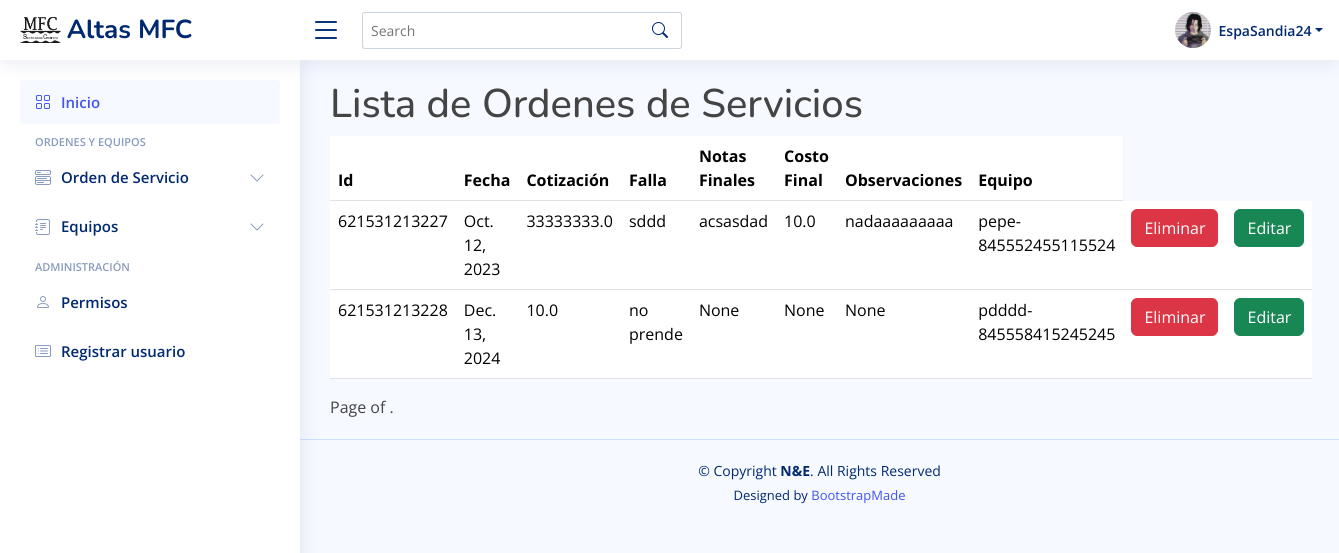
Page /servicios/ (signed in) on the earlier database version.
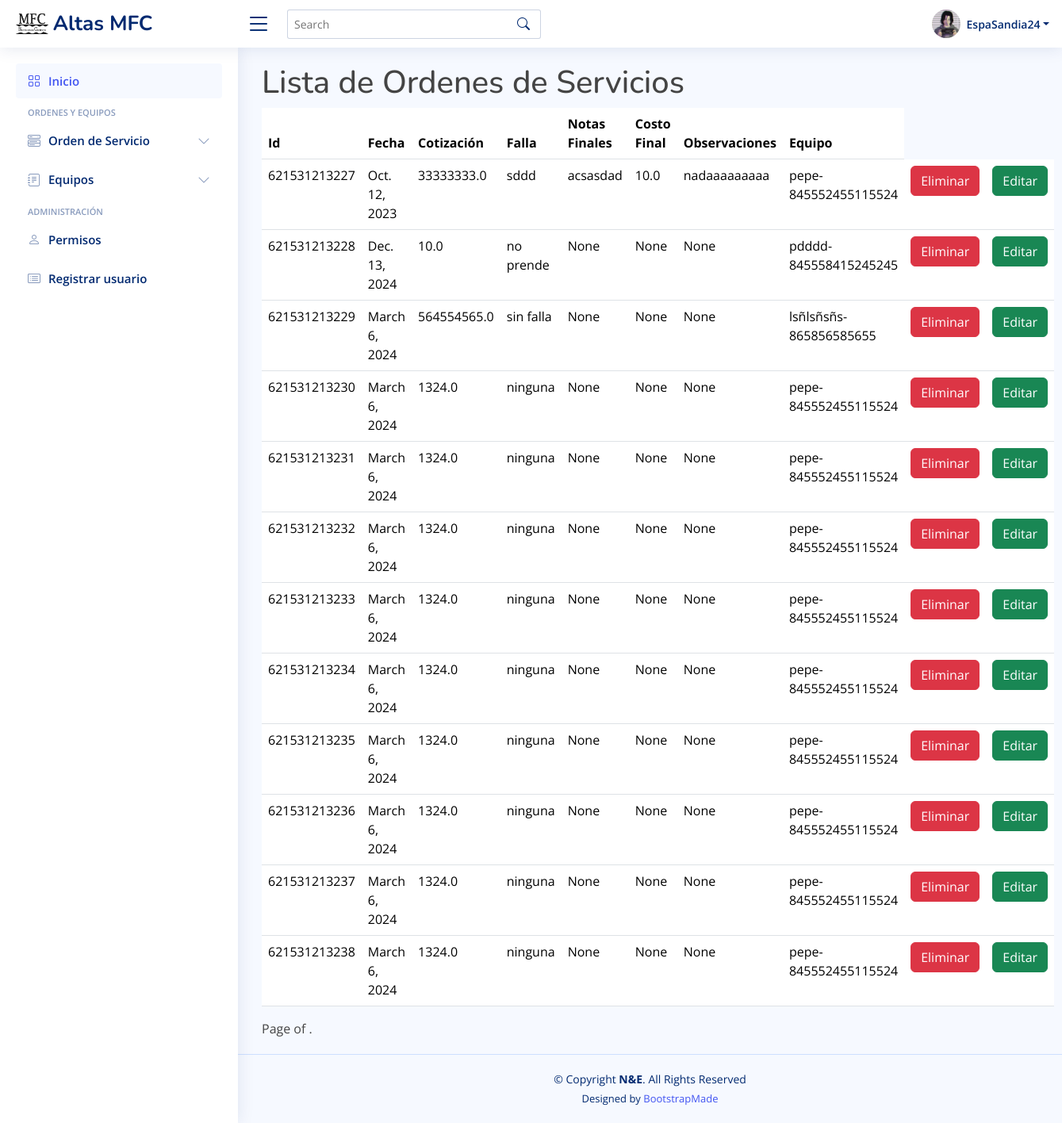
Same page on the later database version.
### inicio/models.py (models this page shows)
class OrdenServicio(models.Model):
    id_orden = models.AutoField(null=False, blank=False, primary_key=True)
    fecha_orden = models.DateField(null=False)
    cotizacion = models.FloatField(max_length=5)
    tipo_servicio = models.CharField(max_length=20, null=False)
    falla_equipo = models.CharField(max_length=200, null=False)
    indicaciones_adicionales = models.CharField(max_length=70, null=False)
    servicio_realizado = models.CharField(max_length=150, null=True)
    notas_finales = models.CharField(max_length=150, null=True)
    encargado = models.CharField(max_length=50, null=True)
    partes = models.CharField(max_length=70, null=True)
    fecha_entrega = models.DateField(null=True, blank=True)
    costo_final = models.FloatField(max_length=5.2, null=True)
    observaciones_notas = models.CharField(max_length=50, null=True)
    equipo = models.ForeignKey(
        Equipo, null=False, blank=False, on_delete=models.CASCADE)

class Equipo (models.Model):
    cliente_equipo = models.TextField(max_length=50, null=False)
    telefono_cliente = models.IntegerField(null=False)
    tipo = [
        ('E', 'Escritorio-CPU'),
        ('P', 'Portatil'),
        ('A', 'AIO'),
        ('I', 'Impresora'),
        ('M', 'Multifuncional'),
        ('T', 'Tablet')
    ]
    tipo_equipo = models.TextField(max_length=1, choices=tipo, default='P')
    marca_equipo = models.TextField(max_length=30, null=False)
    modelo_equipo = models.TextField(max_length=30, null=False)
    serial_number = models.TextField(
        max_length=15, null=False, blank=False, unique=True)
    accesorios_equipo = models.TextField(max_length=100, null=True)
    contraseña_equipo = models.TextField(max_length=30, null=True)
    sistema_operativo = models.TextField(max_length=30, null=False)
    def __str__(self):
        return f"{self.cliente_equipo}-{self.serial_number}"

### inicio/views.py (the view)
# urls.py: path('servicios/', views.lista_servicios, name='Servicios'),
@login_required
def lista_servicios(request):
    context = {
        'servicio': OrdenServicio.objects.all()
    }
    return render(request, 'servicios/lista_servicios.html', context)

### inicio/templates/servicios/lista_servicios.html (shortened to what this page needs)
{% extends 'base.html' %}
{% block contenido %}
<h1>Lista de Ordenes de Servicios</h1>
    <table class="table">
        <thead>
            <tr>
                <th>Id</th>
                <th>Fecha</th>
                <th>Cotización</th>
                <th>Falla</th>
                <th>Notas Finales</th>
                <th>Costo Final</th>
                <th>Observaciones</th>
                <th>Equipo</th>
            </tr>
        </thead>
        <tbody>
            {% for servicio in servicio %}
                <tr>
                    <td>{{servicio.id_orden}}</td>
                    <td>{{servicio.fecha_orden}}</td>
                    <td>{{servicio.cotizacion}}</td>
                    <td>{{servicio.falla_equipo}}</td>
                    <td>{{servicio.notas_finales}}</td>
                    <td>{{servicio.costo_final}}</td>
                    <td>{{servicio.observaciones_notas}}</td>
                    <td>{{servicio.equipo}}</td>
                    <td><a class="btn btn-danger" href="eliminarOrden/{{servicio.id_orden}}">Eliminar</a></td>
                    <td><a class="btn btn-success" href="editarOrden/{{servicio.id_orden}}">Editar</a></td>
                </tr>
            {% endfor %}
        </tbody>
    </table>
    <div class="pagination">
        <span class="step-links">
            <span class="current">
                Page {{ page_obj.number }} of {{ page_obj.paginator.num_pages }}.
            </span>
        </span>
    </div>
{% endblock contenido %}

### inicio/templates/base.html (shortened to what this page needs)
{% load static %}
<!DOCTYPE html>
<html lang="en">
<head>
  <link href="{% static 'vendor/bootstrap/css/bootstrap.min.css' %}" rel="stylesheet">
  <link href="{% static 'vendor/bootstrap-icons/bootstrap-icons.css' %}" rel="stylesheet">
  <link href="{% static 'vendor/boxicons/css/boxicons.min.css' %}" rel="stylesheet">
  <link href="{% static 'vendor/quill/quill.snow.css' %}" rel="stylesheet">
  <link href="{% static 'vendor/quill/quill.bubble.css' %}" rel="stylesheet">
  <link href="{% static 'vendor/remixicon/remixicon.css' %}" rel="stylesheet">
  <link href="{% static 'vendor/simple-datatables/style.css' %}" rel="stylesheet">
  <link href="{% static 'css/style.css' %}" rel="stylesheet">
</head>
<body>
  <header id="header" class="header fixed-top d-flex align-items-center">
    <div class="d-flex align-items-center justify-content-between">
      <a href="index.html" class="logo d-flex align-items-center">
        <img src="{% static 'img/logo-mfc.png' %}" alt="">
        <span class="d-none d-lg-block">Altas MFC</span>
      </a>
      <i class="bi bi-list toggle-sidebar-btn"></i>
    </div>
    <div class="search-bar">
      <form class="search-form d-flex align-items-center" method="POST" action="#">
        <input type="text" name="query" placeholder="Search" title="Enter search keyword">
        <button type="submit" title="Search"><i class="bi bi-search"></i></button>
      </form>
    </div>
    <nav class="header-nav ms-auto">
      <ul class="d-flex align-items-center">
        <li class="nav-item dropdown pe-3">
          <a class="nav-link nav-profile d-flex align-items-center pe-0" href="#" data-bs-toggle="dropdown">
            <img src="{% static 'img/perfil-prueba.jpg' %}" alt="foto-perfil" class="rounded-circle">
            <span class="d-none d-md-block dropdown-toggle ps-2">{{user}}</span>
          </a>
        </li>
      </ul>
    </nav>
  </header>
  <aside id="sidebar" class="sidebar">
    <ul class="sidebar-nav" id="sidebar-nav">
      <li class="nav-item">
        <a class="nav-link " href="{% url 'Principal' %}">
          <i class="bi bi-grid"></i>
          <span>Inicio</span>
        </a>
      </li>
      <li class="nav-heading">Ordenes y Equipos</li>
      <li class="nav-item">
        <a class="nav-link collapsed" data-bs-target="#components-nav" data-bs-toggle="collapse" href="#">
          <i class="bi bi-menu-button-wide"></i><span>Orden de Servicio</span><i class="bi bi-chevron-down ms-auto"></i>
        </a>
      </li>
      <li class="nav-item">
        <a class="nav-link collapsed" data-bs-target="#forms-nav" data-bs-toggle="collapse" href="#">
          <i class="bi bi-journal-text"></i><span>Equipos</span><i class="bi bi-chevron-down ms-auto"></i>
        </a>
      </li>
      <li class="nav-heading">Administración</li>
      <li class="nav-item">
        <a class="nav-link collapsed" href="{% url 'usuarios' %}">
          <i class="bi bi-person"></i>
          <span>Permisos</span>
        </a>
      </li>
      <li class="nav-item">
        <a class="nav-link collapsed" href="{% url 'Registrar' %}">
          <i class="bi bi-card-list"></i>
          <span>Registrar usuario</span>
        </a>
      </li>
    </ul>
  </aside>
  <main id="main" class="main">
    {% block contenido %}
    {% endblock contenido %}
  </main>
  <footer id="footer" class="footer">
    <div class="copyright">
      &copy; Copyright <strong><span>N&amp;E</span></strong>. All Rights Reserved
    </div>
    <div class="credits">
      Designed by <a href="https://bootstrapmade.com/">BootstrapMade</a>
    </div>
  </footer>
</body>
</html>

### static/css/style.css (style rules this page uses)
:root { scroll-behavior: smooth; }
body { font-family: "Open Sans", sans-serif; background: #f6f9ff; color: #444444; }
a { color: #4154f1; text-decoration: none; }
h1, h2, h3, h4, h5, h6 { font-family: "Nunito", sans-serif; }
#main { margin-top: 60px; padding: 20px 30px; transition: all 0.3s; }
.logo { line-height: 1; }
@media (min-width: 1200px) { .logo { width: 280px; } }
.logo img { max-height: 26px; margin-right: 6px; }
.logo span { font-size: 26px; font-weight: 700; color: #012970; font-family: "Nunito", sans-serif; }
.header { transition: all 0.5s; z-index: 997; height: 60px; box-shadow: 0px 2px 20px rgba(1, 41, 112, 0.1); background-color: #fff; padding-left: 20px; }
.header .toggle-sidebar-btn { font-size: 32px; padding-left: 10px; cursor: pointer; color: #012970; }
.header .search-bar { min-width: 360px; padding: 0 20px; }
.header .search-form { width: 100%; }
.header .search-form input { border: 0; font-size: 14px; color: #012970; border: 1px solid rgba(1, 41, 112, 0.2); padding: 7px 38px 7px 8px; border-radius: 3px; transition: 0.3s; width: 100%; }
.header .search-form button { border: 0; padding: 0; margin-left: -30px; background: none; }
.header .search-form button i { color: #012970; }
.header-nav ul { list-style: none; }
.header-nav>ul { margin: 0; padding: 0; }
.header-nav .nav-profile { color: #012970; }
.header-nav .nav-profile img { max-height: 36px; }
.header-nav .nav-profile span { font-size: 14px; font-weight: 600; }
.sidebar { position: fixed; top: 60px; left: 0; bottom: 0; width: 300px; z-index: 996; transition: all 0.3s; padding: 20px; overflow-y: auto; scrollbar-width: thin; scrollbar-color: #aab7cf transparent; box-shadow: 0px 0px 20px rgba(1, 41, 112, 0.1); background-color: #fff; }
@media (min-width: 1200px) { #main, #footer { margin-left: 300px; } }
.sidebar-nav { padding: 0; margin: 0; list-style: none; }
.sidebar-nav li { padding: 0; margin: 0; list-style: none; }
.sidebar-nav .nav-item { margin-bottom: 5px; }
.sidebar-nav .nav-heading { font-size: 11px; text-transform: uppercase; color: #899bbd; font-weight: 600; margin: 10px 0 5px 15px; }
.sidebar-nav .nav-link { display: flex; align-items: center; font-size: 15px; font-weight: 600; color: #4154f1; transition: 0.3; background: #f6f9ff; padding: 10px 15px; border-radius: 4px; }
.sidebar-nav .nav-link i { font-size: 16px; margin-right: 10px; color: #4154f1; }
.sidebar-nav .nav-link.collapsed { color: #012970; background: #fff; }
.sidebar-nav .nav-link.collapsed i { color: #899bbd; }
.sidebar-nav .nav-link .bi-chevron-down { margin-right: 0; transition: transform 0.2s ease-in-out; }
.footer { padding: 20px 0; font-size: 14px; transition: all 0.3s; border-top: 1px solid #cddfff; }
.footer .copyright { text-align: center; color: #012970; }
.footer .credits { padding-top: 5px; text-align: center; font-size: 13px; color: #012970; }

Differences in the rows shown:
added OrdenServicio: id_orden "621531213229", fecha_orden "March 6, 2024", cotizacion "564554565.0", falla_equipo "sin falla", notas_finales "None", costo_final "None", observaciones_notas "None", equipo "lsñlsñsñs-865856585655"
added OrdenServicio: id_orden "621531213230", fecha_orden "March 6, 2024", cotizacion "1324.0", falla_equipo "ninguna", notas_finales "None", costo_final "None", observaciones_notas "None", equipo "pepe-845552455115524"
added OrdenServicio: id_orden "621531213231", fecha_orden "March 6, 2024", cotizacion "1324.0", falla_equipo "ninguna", notas_finales "None", costo_final "None", observaciones_notas "None", equipo "pepe-845552455115524"
added OrdenServicio: id_orden "621531213232", fecha_orden "March 6, 2024", cotizacion "1324.0", falla_equipo "ninguna", notas_finales "None", costo_final "None", observaciones_notas "None", equipo "pepe-845552455115524"
added OrdenServicio: id_orden "621531213233", fecha_orden "March 6, 2024", cotizacion "1324.0", falla_equipo "ninguna", notas_finales "None", costo_final "None", observaciones_notas "None", equipo "pepe-845552455115524"
added OrdenServicio: id_orden "621531213234", fecha_orden "March 6, 2024", cotizacion "1324.0", falla_equipo "ninguna", notas_finales "None", costo_final "None", observaciones_notas "None", equipo "pepe-845552455115524"
added OrdenServicio: id_orden "621531213235", fecha_orden "March 6, 2024", cotizacion "1324.0", falla_equipo "ninguna", notas_finales "None", costo_final "None", observaciones_notas "None", equipo "pepe-845552455115524"
added OrdenServicio: id_orden "621531213236", fecha_orden "March 6, 2024", cotizacion "1324.0", falla_equipo "ninguna", notas_finales "None", costo_final "None", observaciones_notas "None", equipo "pepe-845552455115524"
added OrdenServicio: id_orden "621531213237", fecha_orden "March 6, 2024", cotizacion "1324.0", falla_equipo "ninguna", notas_finales "None", costo_final "None", observaciones_notas "None", equipo "pepe-845552455115524"
added OrdenServicio: id_orden "621531213238", fecha_orden "March 6, 2024", cotizacion "1324.0", falla_equipo "ninguna", notas_finales "None", costo_final "None", observaciones_notas "None", equipo "pepe-845552455115524"
